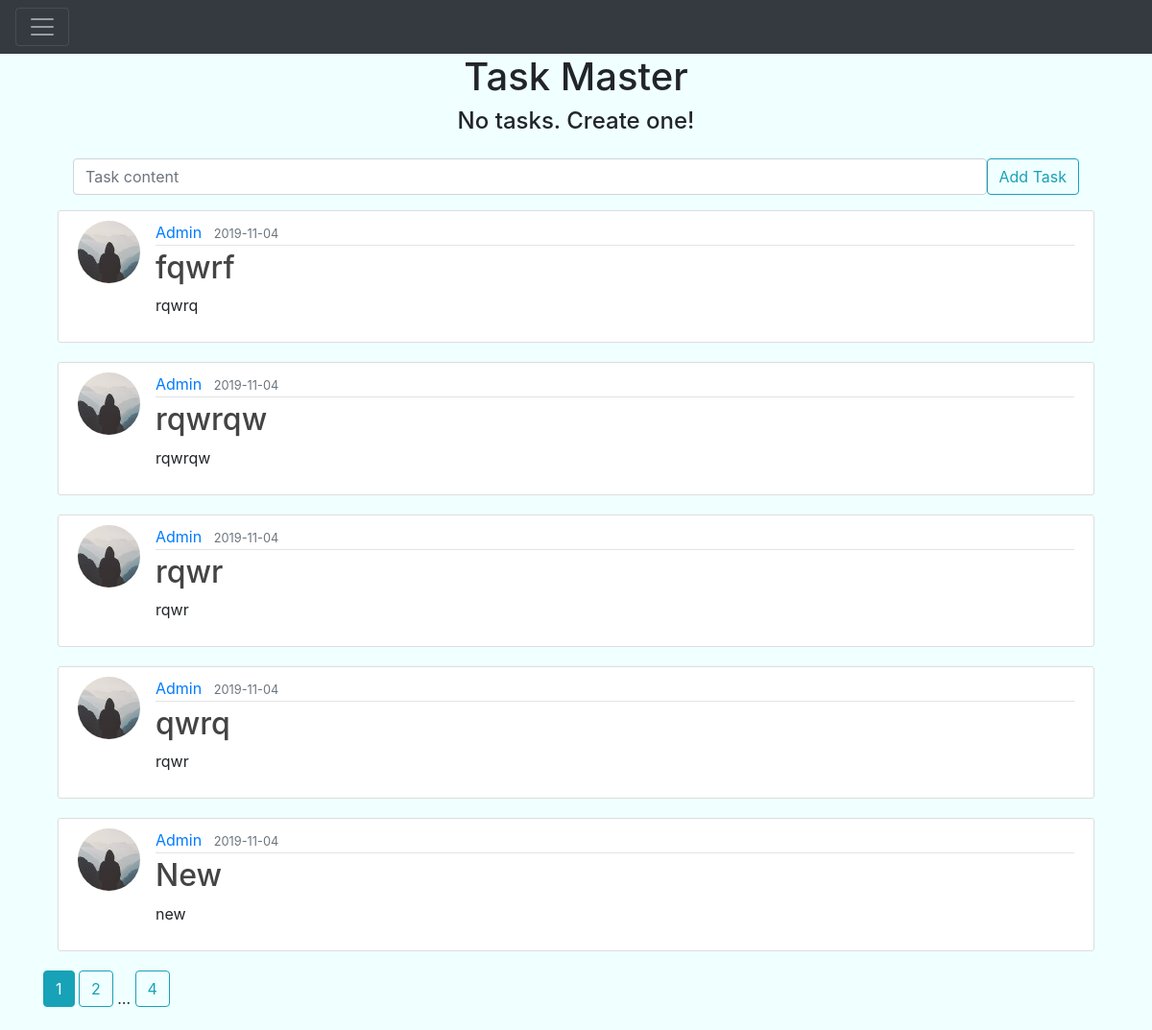
The page / on the database its author committed.
### app/models.py (models this page shows, shortened)
class Post(db.Model):
    id = db.Column(db.Integer, primary_key=True)
    title = db.Column(db.String(100), nullable=False)
    date_posted = db.Column(db.DateTime, nullable=False, default=datetime.utcnow)
    content = db.Column(db.Text, nullable=False)
    user_id = db.Column(db.Integer, db.ForeignKey('user.id'), nullable=False)

class User(db.Model, UserMixin):
    id = db.Column(db.Integer, primary_key=True)
    username = db.Column(db.String(20), unique=True, nullable=False)
    email = db.Column(db.String(120), unique=True, nullable=False)
    image_file = db.Column(db.String(20), nullable=False, default='default.jpg')
    password = db.Column(db.String(60), nullable=False)
    posts = db.relationship('Post', backref='author', lazy=True)

### app/main/routes.py (the view)
@main.route('/', methods=['POST', 'GET'])
def index():
    page = request.args.get('page', 1, type=int)
    posts = Post.query.order_by(Post.date_posted.desc()).paginate(page=page, per_page=5)
    if request.method == 'POST':
        task_content = request.form['content']
        new_task = Todo(content=task_content)
        if len(task_content) < 1 or str(task_content).isdigit():
            return redirect('/error')
        else:
            try:
                db.session.add(new_task)
                db.session.commit()
                return redirect('/')
            except:
                return 'Adding error'
    else:
        tasks = Todo.query.order_by(Todo.date_created).all()
        return render_template('index.html', tasks=tasks, posts=posts)

### app/templates/index.html (shortened to what this page needs)
{% extends 'base.html' %}
{% block body %}
<main class="container d-flex flex-column">
    <h1 style="text-align: center">Task Master</h1>
    {% if tasks|length < 1 %}
    <h4 style="text-align: center">No tasks. Create one!</h4>
    {% endif %}
    <form action="/" method="POST">
        <div class="d-flex justify-content-center m-3">
            <input autofocus class="form-control" type="text" name="content" id="content" placeholder="Task content">
            <input class="btn btn-outline-info" type="submit" value="Add Task">
        </div>
    </form>
    {% for post in posts.items %}
            <article class="media content-section">
                <img src="{{ url_for('static', filename='profile_pics/' + post.author.image_file) }}" alt="" class="rounded-circle article-img">
                <div class="media-body">
                    <div class="article-metadata">
                    <a href="{{ url_for('users.user_posts', username=post.author.username) }}" class="mr-2">{{ post.author.username }}</a>
                    <small class="text-muted">{{ post.date_posted.strftime('%Y-%m-%d') }}</small>
                </div>
                    <h2><a href="{{ url_for('posts.post', post_id=post.id) }}" class="article-title">{{ post.title }}</a></h2>
                    <p class="article-content">{{ post.content }}</p>
                </div>
            </article>
        {% endfor %}
</main>
{% for page_num in posts.iter_pages(left_edge=1, right_edge=1, left_current=1, right_current=2) %}
            {% if page_num %}
                {% if posts.page == page_num %}
                    <a class="btn btn-info mb-4" href="{{ url_for('main.index', page=page_num) }}">{{ page_num }}</a>
                {% else %}
                    <a class="btn btn-outline-info mb-4" href="{{ url_for('main.index', page=page_num) }}">{{ page_num }}</a>
                {% endif %}
            {% else %}
                <span class=ellipsis>…</span>
            {% endif %}
        {% endfor %}
{% endblock %}

### app/templates/base.html (shortened to what this page needs)
<!DOCTYPE html>
<html lang="en">
<head>
    <link rel="stylesheet" href="https://stackpath.bootstrapcdn.com/bootstrap/4.3.1/css/bootstrap.min.css">
    <link rel="stylesheet" href="{{ url_for('static', filename='css/style.css') }}">
</head>
<body style="background-color: azure">
    <div class="pos-f-t">
      <nav class="navbar navbar-dark bg-dark">
        <button class="navbar-toggler" type="button" data-toggle="collapse" data-target="#navbarToggleExternalContent" aria-controls="navbarToggleExternalContent" aria-expanded="false" aria-label="Toggle navigation">
          <span class="navbar-toggler-icon"></span>
        </button>
      </nav>
    </div>
    <main class="container">
    {% block body %}{% endblock %}
    </main>
</body>
</html>

### app/static/css/style.css (style rules this page uses)
.content-section { background: #ffffff; padding: 10px 20px; border: 1px solid #dddddd; border-radius: 3px; margin-bottom: 20px; }
.article-title { color: #444444; }
.article-content { white-space: pre-line; }
.article-img { height: 65px; width: 65px; margin-right: 16px; }
.article-metadata { padding-bottom: 1px; margin-bottom: 4px; border-bottom: 1px solid #e3e3e3 }

### rows shown on the page
Post: image_file (picture), author.username "Admin", date_posted "2019-11-04", title "fqwrf", content "rqwrq"
Post: image_file (picture), author.username "Admin", date_posted "2019-11-04", title "rqwrqw", content "rqwrqw"
Post: image_file (picture), author.username "Admin", date_posted "2019-11-04", title "rqwr", content "rqwr"
Post: image_file (picture), author.username "Admin", date_posted "2019-11-04", title "qwrq", content "rqwr"
Post: image_file (picture), author.username "Admin", date_posted "2019-11-04", title "New", content "new"

### other values the page prints
{{ page_num }} "1"
{{ page_num }} "2" "4"
